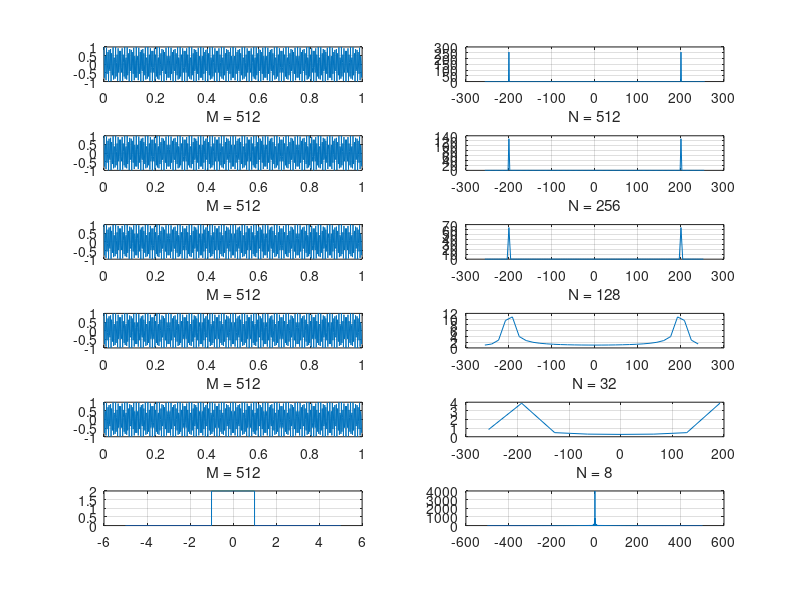

Recreate this plot in MATLAB.
clc; close all; clear all;
% ---- Etude de la Transformee de Fourier Discrete ---- %

% - Question 1 - %
N_VEC = [512 256 128 32 8];
counter = 0;
for N=N_VEC
    M = 512;
    counter = counter + 1;
    A = 1;
    f0 = 200;
    te = 1/M;
    t = 0 : te : 1 - te;
    x = A*cos(2*pi*f0*t);
    subplot(length(N_VEC) + 1,2,counter);plot(t,x);grid on;xlabel('M = 512');
    fe = 1/te;
    F = -fe/2: fe/N: fe/2 - fe/N;
    X = fftshift(abs(fft(x,N)));
    counter = counter + 1;
    subplot(length(N_VEC) + 1,2,counter);plot(F,X);grid on;xlabel(sprintf('N = %d', N));
end


% - Question 2 - %
T = 2;
te = 0.001;
t = -5 : te : 5;
x1 = 2* rectpuls(t,T);
subplot(length(N_VEC) + 1,2,counter+1);plot(t,x1);grid on;

fe = 1/te;
N = length(t);
F = -fe/2 : fe/N : fe/2-fe/N;
X = fftshift(abs(fft(x1)));
subplot(length(N_VEC) + 1,2,counter+2);plot(F,X); grid on;
